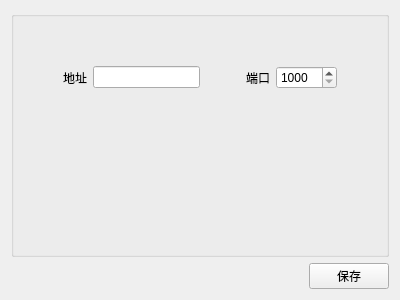
<?xml version="1.0" encoding="UTF-8"?>
<ui version="4.0">
 <class>OptionWidget_Server</class>
 <widget class="QWidget" name="OptionWidget_Server">
  <property name="geometry">
   <rect>
    <x>0</x>
    <y>0</y>
    <width>400</width>
    <height>300</height>
   </rect>
  </property>
  <property name="windowTitle">
   <string>Form</string>
  </property>
  <layout class="QGridLayout" name="gridLayout" rowstretch="1,0">
   <item row="0" column="0">
    <layout class="QHBoxLayout" name="horizontalLayout_3">
     <item>
      <widget class="QGroupBox" name="groupBox">
       <property name="title">
        <string/>
       </property>
       <layout class="QGridLayout" name="gridLayout_2" rowstretch="0,0,1">
        <item row="0" column="0">
         <spacer name="verticalSpacer">
          <property name="orientation">
           <enum>Qt::Vertical</enum>
          </property>
          <property name="sizeHint" stdset="0">
           <size>
            <width>20</width>
            <height>40</height>
           </size>
          </property>
         </spacer>
        </item>
        <item row="1" column="0">
         <layout class="QHBoxLayout" name="horizontalLayout_14" stretch="0,2,1,0">
          <item>
           <spacer name="horizontalSpacer_3">
            <property name="orientation">
             <enum>Qt::Horizontal</enum>
            </property>
            <property name="sizeHint" stdset="0">
             <size>
              <width>40</width>
              <height>20</height>
             </size>
            </property>
           </spacer>
          </item>
          <item>
           <layout class="QHBoxLayout" name="horizontalLayout_4" stretch="0,1,0">
            <item>
             <widget class="QLabel" name="label">
              <property name="text">
               <string>地址</string>
              </property>
             </widget>
            </item>
            <item>
             <widget class="QLineEdit" name="le_addr">
              <property name="inputMask">
               <string/>
              </property>
              <property name="text">
               <string/>
              </property>
             </widget>
            </item>
            <item>
             <spacer name="horizontalSpacer_2">
              <property name="orientation">
               <enum>Qt::Horizontal</enum>
              </property>
              <property name="sizeHint" stdset="0">
               <size>
                <width>40</width>
                <height>20</height>
               </size>
              </property>
             </spacer>
            </item>
           </layout>
          </item>
          <item>
           <layout class="QHBoxLayout" name="horizontalLayout_5" stretch="0,2">
            <item>
             <widget class="QLabel" name="label_5">
              <property name="text">
               <string>端口</string>
              </property>
             </widget>
            </item>
            <item>
             <widget class="QSpinBox" name="sb_port">
              <property name="minimum">
               <number>1000</number>
              </property>
              <property name="maximum">
               <number>65535</number>
              </property>
             </widget>
            </item>
           </layout>
          </item>
          <item>
           <spacer name="horizontalSpacer_4">
            <property name="orientation">
             <enum>Qt::Horizontal</enum>
            </property>
            <property name="sizeHint" stdset="0">
             <size>
              <width>40</width>
              <height>20</height>
             </size>
            </property>
           </spacer>
          </item>
         </layout>
        </item>
        <item row="2" column="0">
         <spacer name="verticalSpacer_2">
          <property name="orientation">
           <enum>Qt::Vertical</enum>
          </property>
          <property name="sizeHint" stdset="0">
           <size>
            <width>20</width>
            <height>40</height>
           </size>
          </property>
         </spacer>
        </item>
       </layout>
      </widget>
     </item>
    </layout>
   </item>
   <item row="1" column="0">
    <layout class="QHBoxLayout" name="horizontalLayout">
     <item>
      <spacer name="horizontalSpacer">
       <property name="orientation">
        <enum>Qt::Horizontal</enum>
       </property>
       <property name="sizeHint" stdset="0">
        <size>
         <width>40</width>
         <height>20</height>
        </size>
       </property>
      </spacer>
     </item>
     <item>
      <widget class="QPushButton" name="bt_save">
       <property name="text">
        <string>保存</string>
       </property>
      </widget>
     </item>
    </layout>
   </item>
  </layout>
 </widget>
 <resources/>
 <connections/>
</ui>
